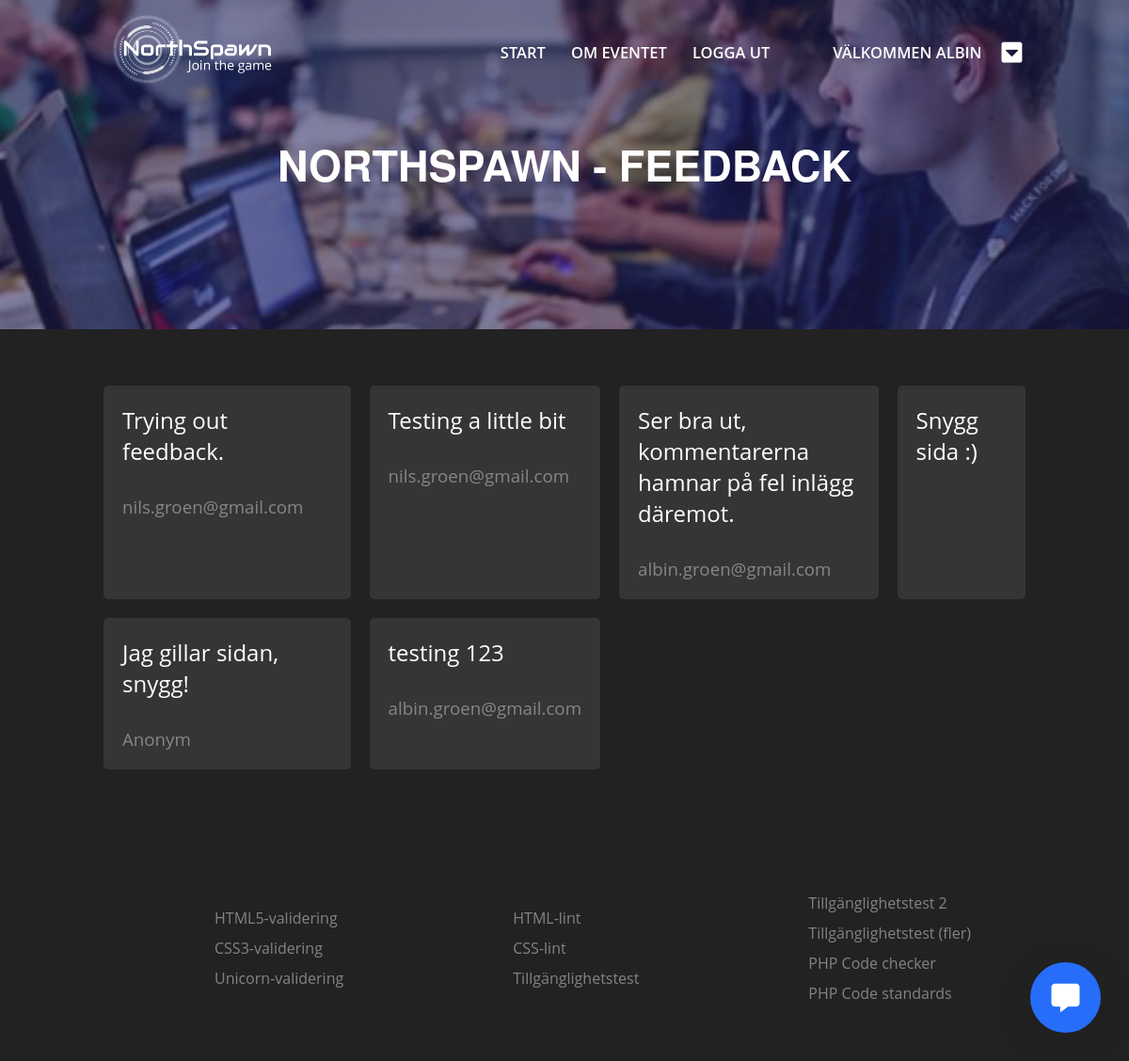
The app's page /index.php?pageid=feedback (signed in) with its own data.
### tables this page shows
CREATE TABLE users (user_id INTEGER PRIMARY KEY AUTOINCREMENT UNIQUE NOT NULL, user_firstName VARCHAR NOT NULL, user_lastName VARCHAR NOT NULL, user_email VARCHAR UNIQUE, user_password NOT NULL, admin BOOLEAN DEFAULT FALSE NOT NULL);

CREATE TABLE feedback (id INTEGER PRIMARY KEY AUTOINCREMENT UNIQUE NOT NULL, text VARCHAR NOT NULL, author VARCHAR NOT NULL);

### pages/feedback/feedback.php (the view, shortened to what this page needs)
<?php
  $feedbacks = $db->prepare("SELECT * FROM feedback");
  $feedbacks->execute();
?>
<ul>
<?php
  if(!empty($_SESSION['user'])){
    if($_SESSION['admin'] === 'TRUE'){
      echo "<div class=feedback-wrapper>";
      echo "<div class=feedback>";
      while($feedback = $feedbacks->fetch()){
        echo <<<ORDERS
        <div class="feedbackItem">
          <h2>{$feedback['text']}</h2>
          <h3>{$feedback['author']}</h3>
        </div>
ORDERS;
      }
      echo "</div>";
      echo "</div>";
    } else {
      echo "Du har inte tillgång till denna sida. Du måste vara <strong>administratör</strong>.";
    }
  } else {
    echo "Du måste <a href=index.php?pageid=login>logga in</a> och vara <strong>administratör</strong> för att kunna se denna sida";
  }
?>
</ul>

### incs/header/header.php (shortened to what this page needs)
<?php
  if(!isset($_GET['pageid'])){
    $title = "Lan. E-sport. Gaming. Hackathon. Expo. Välkommen till Northspawn";
    $header = "700";
  } elseif ($_GET['pageid'] === 'landing') {
    $title = "Lan. E-sport. Gaming. Hackathon. Expo. Välkommen till Northspawn";
    $header = "700";
  } elseif ($_GET['pageid'] === 'login') {
    $title = "Logga in på Northspawn";
    $header = "350";
  } elseif ($_GET['pageid'] === 'register') {
    $title = "Registrera hos Northspawn";
    $header = "350";
  }  elseif ($_GET['pageid'] === 'feedback') {
    $title = "Northspawn - feedback";
    $header = "350";
  } elseif ($_GET['pageid'] === 'products') {
    $title = "Välj en produkt i shopen";
    $header = "350";
  } elseif ($_GET['pageid'] === 'cart') {
    $title = "Kundvagn";
    $header = "350";
  } elseif ($_GET['pageid'] === 'orders') {
    $title = "Ordrar";
    $header = "250";
  } elseif ($_GET['pageid'] === 'products') {
    $title = "Northspawn - Biljetter";
    $header = "250";
  } elseif ($_GET['pageid'] === 'checkout') {
    $title = "Northspawn - Köp genomfört";
    $header = "300";
  }
?>
<!DOCTYPE html>
<html lang="sv">
<head>
</head>
<body>
<nav>
  <ul>
    <div class="left">
      <img class="logo" src="./imgs/logo_jointhegame_vit.png" alt="Logotyp">
    </div>
    <div class="right" >
      <li><a href="index.php">Start</a></li>
      <li><a href="#">Om eventet</a></li>
    <?php
      if(!empty($_SESSION['user'])){
        echo <<<MESSAGE
        <li><a href="index.php?pageid=landing&logout=true">Logga ut</a></li>
        <li class="message" ><a href="">Välkommen {$displayUser}</a></li>
MESSAGE;
        if(!empty($_SESSION['admin'])){
          if($_SESSION['admin'] === 'TRUE'){
            echo <<<EXTRA
            <li><i id="menuBtn" class="fas fa-caret-square-down"></i></li>
            <li><i id="closeBtn" class="fas fa-minus-square"></i></li>
            <div id="menu">
              <ul>
                <li><a href=index.php?pageid=login>Se bokningar</a></li>
                <li><a href="index.php?pageid=register">Lägg till nyhet</a></li>
                <li><a href="index.php?pageid=feedback">Se feedback</a></li>
              </ul>
            </div>
EXTRA;
          } else {
            echo "<div class=thumbnail></div>";
          }
        }
      } else {
        echo <<<CONTENT
        <li><a href=index.php?pageid=login>Logga in</a></li>
        <li><a href="index.php?pageid=register">Registrera</a></li>
CONTENT;
      }
    ?>
    </div>
  </ul>
</nav>
<div class="header" style="min-height: <?php echo $header; ?>px" >
  <h1><?php echo $title; ?></h1>
</div>

### records on screen
users: user_firstName "ALBIN"
feedback: text "Trying out feedback.", author "nils.groen@gmail.com"
feedback: text "Testing a little bit", author "nils.groen@gmail.com"
feedback: text "Ser bra ut, kommentarerna hamnar på fel inlägg däremot.", author "albin.groen@gmail.com"
feedback: text "Snygg sida :)"
feedback: text "Jag gillar sidan, snygg!", author "Anonym"
feedback: text "testing 123", author "albin.groen@gmail.com"

### other values on screen
$title "NORTHSPAWN - FEEDBACK"
